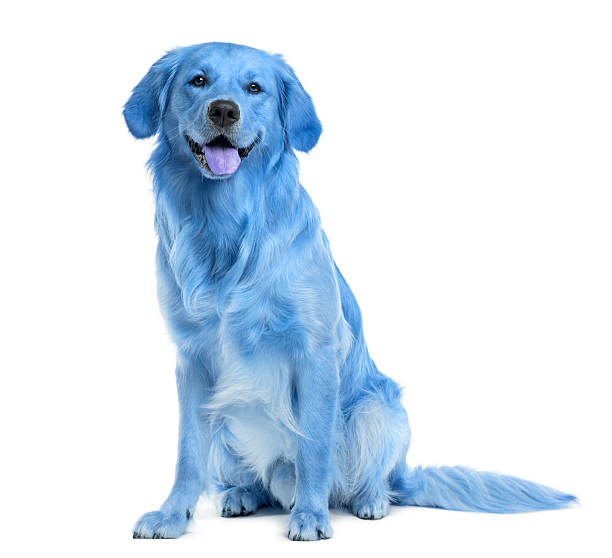
#> input picture Vision_Python/images/perro.jpg, 612 x 558 px
$ jupyter execute 04_Manipulacion_Imagenes.ipynb
#> lines starting #> are read from the running program, lines starting #| are printed output that depends on the picture
[cell 1]
import numpy as np
import matplotlib.pyplot as plt
import cv2

[cell 2]
imagen = cv2.imread('./images/perro.jpg', cv2.IMREAD_COLOR_RGB)
#> imagen is the input picture: shape (558, 612, 3); mean B, G, R 240.7, 228, 214.2

[cell 3]
plt.imshow(imagen)

[cell 4]
imagen.shape
#> Out = (558, 612, 3)

[cell 5]
imagen_2 = cv2.resize(imagen, (306, 279))

[cell 6]
plt.imshow(imagen_2)

[cell 7]
ratio_ancho = 0.5
ratio_alto = 0.5
imagen_3 = cv2.resize(imagen, None, None, ratio_alto, ratio_ancho)

[cell 8]
plt.imshow(imagen_3)

[cell 9]
imagen_3.shape
#> Out = (279, 306, 3)

[cell 10]
imagen_2 = cv2.flip(imagen_2, 1)
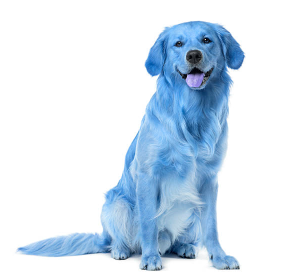
#> imagen_2: shape (279, 306, 3); mean B, G, R 240.8, 228.1, 214.3
plt.imshow(imagen_2)

[cell 11]
# Los valores permitidos como segundo parametro del flip son
# 0 > para girar en ambos axis
# 0 para girar en axis x
# 0 < para girar en axis y
imagen_2 = cv2.flip(imagen_2, 0)
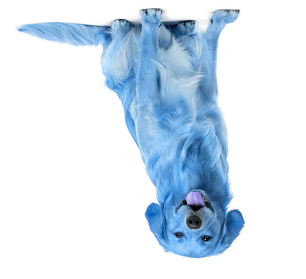
#> imagen_2: shape (279, 306, 3); mean B, G, R 240.8, 228.1, 214.3
plt.imshow(imagen_2)

[cell 12]
imagen_2 = cv2.cvtColor(imagen_2, cv2.COLOR_RGB2BGR)
cv2.imwrite('./images/perro_modificado.jpg',imagen_2)
#> Out = True
